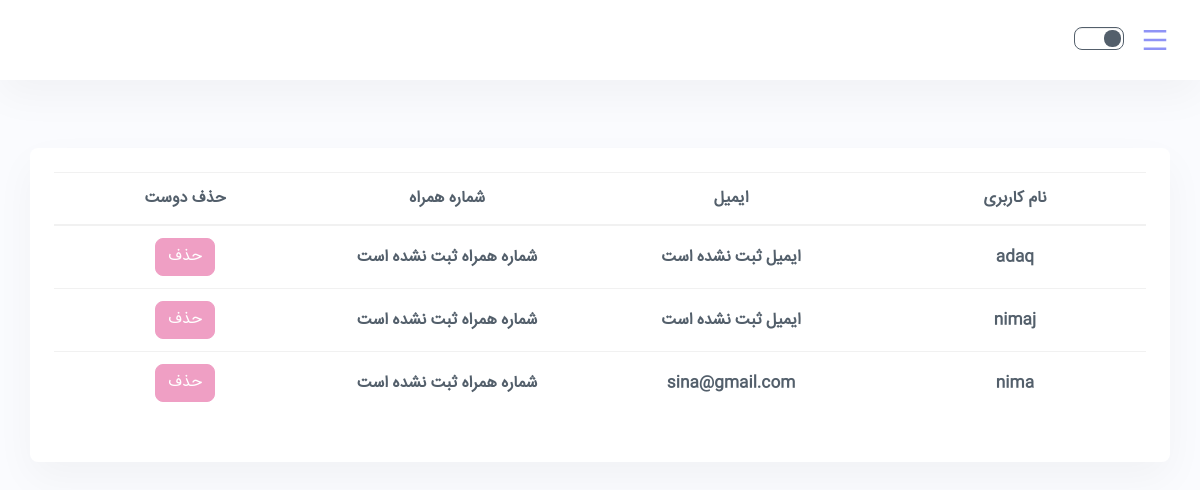
The page /friends-list/ (signed in) on the database as committed earlier.
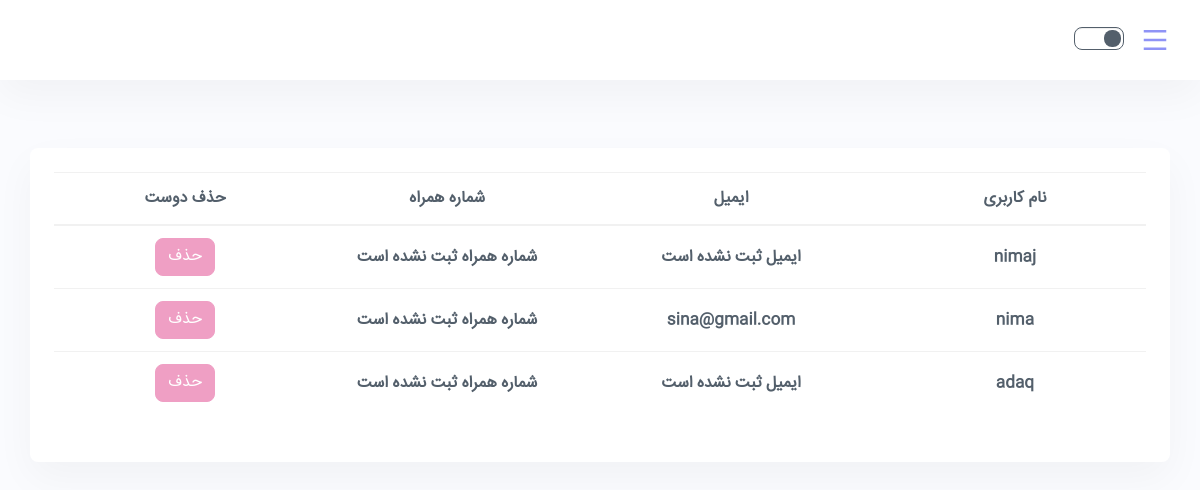
The same page on the database as committed later.
### DongLand/models.py (models this page shows)
class User(AbstractUser):
    phone_number = models.CharField(max_length=100)
    address = models.CharField(max_length=200)

### DongLand/views.py (the view)
# urls.py: path('friends-list/', views.friends_list, name="friends_list"),
@login_required(login_url='login_page')
def friends_list(request):
    list(messages.get_messages(request))
    current_user = request.user
    user_friends = Friend.objects.filter(user=current_user)
    list_of_friends = list(user_friends)
    friends = []
    for friend in list_of_friends:
        friends.append(friend.friend)
    context = {"friends": friends}
    return render(request, "list_of_friends.html", context)

### templates/list_of_friends.html (shortened to what this page needs)
{% extends "user_base.html" %}
{% load static %}
{% block content %}
    {% if friends|length == 0 %}
        <p>در حال حاضر هیچ دوستی ندارید.</p>
    {% else %}
        <div class="container py-5 h-100">
            <div class="row d-flex justify-content-center align-items-center h-100">
                <div class="card rounded-3" style="width: 100%">
                    <div class="card-body p-4">
                        <table class="table mb-4">
                            <thead>
                            <tr>
                                <th scope="col" class="text-center" style="width: 10%">نام کاربری</th>
                                <th scope="col" class="text-center" style="width: 10%">ایمیل</th>
                                <th scope="col" class="text-center" style="width: 10%">شماره همراه</th>
                                <th scope="col" class="text-center" style="width: 10%">حذف دوست</th>
                            </tr>
                            </thead>
                            <tbody>
                            {% for item in friends %}
                                <tr>
                                    <th scope="row" class="text-center">{{ item.username }}</th>
                                    <th scope="row" class="text-center">
                                        {% if item.email %}
                                            {{ item.email }}
                                        {% else %}
                                            {{ 'ایمیل ثبت نشده است' }}
                                        {% endif %}
                                    </th>
                                    <th scope="row" class="text-center">
                                        {% if item.phone_number %}
                                            {{ item.phone_number }}
                                        {% else %}
                                            {{ 'شماره همراه ثبت نشده است' }}
                                        {% endif %}
                                    </th>
                                    <td class="text-center">
                                        <a class="btn btn-danger text-center"
                                           href="{% url 'remove_friend' item.username %}">حذف</a>
                                    </td>
                                </tr>
                            {% endfor %}
                            </tbody>
                        </table>
                    </div>
                </div>
            </div>
        </div>
    {% endif %}
{% endblock %}

### templates/user_base.html (shortened to what this page needs)
{% load static %}
<!doctype html>
<html lang="en">
<head>
    <link rel="stylesheet" href="{% static "css/backend.min.css" %}">
    <link rel="stylesheet" href="{% static "vendor/%40fortawesome/fontawesome-free/css/all.min.css" %}">
    <link rel="stylesheet" href="{% static "vendor/line-awesome/dist/line-awesome/css/line-awesome.min.css" %}">
    <link rel="stylesheet" href="{% static "vendor/remixicon/fonts/remixicon.css" %}">
    <link rel="stylesheet"
          href="{% static "vendor/doc-viewer/include/verySimpleImageViewer/css/jquery.verySimpleImageViewer.css" %}">
</head>
<body class=" color-light ">
<div class="wrapper">
    <div class="iq-top-navbar fixed d-flex align-items-center">
        <div class="iq-navbar-custom">
            <nav class="navbar navbar-expand-lg navbar-light p-0">
                <div class="iq-navbar-logo d-flex align-items-center justify-content-between">
                    <i class="ri-menu-line wrapper-menu"></i>
                </div>
                <div class="d-flex align-items-center">
                    <div class="change-mode">
                        <div class="custom-control custom-switch custom-switch-icon custom-control-inline">
                            <div class="custom-switch-inner">
                                <label class="custom-control-label" for="dark-mode" data-mode="toggle">
                                </label>
                            </div>
                        </div>
                    </div>
                </div>
            </nav>
        </div>
    </div>
    <div class="content-page">
        <div class="container-fluid">
            <div class="row">
                <div class="col-lg-12">
                    {% block content %}
                    {% endblock %}
                </div>
            </div>
        </div>
    </div>
</div>
</body>
</html>

Rows that differ between the two databases and show on the page:
changed User "adaq": moves down the list
